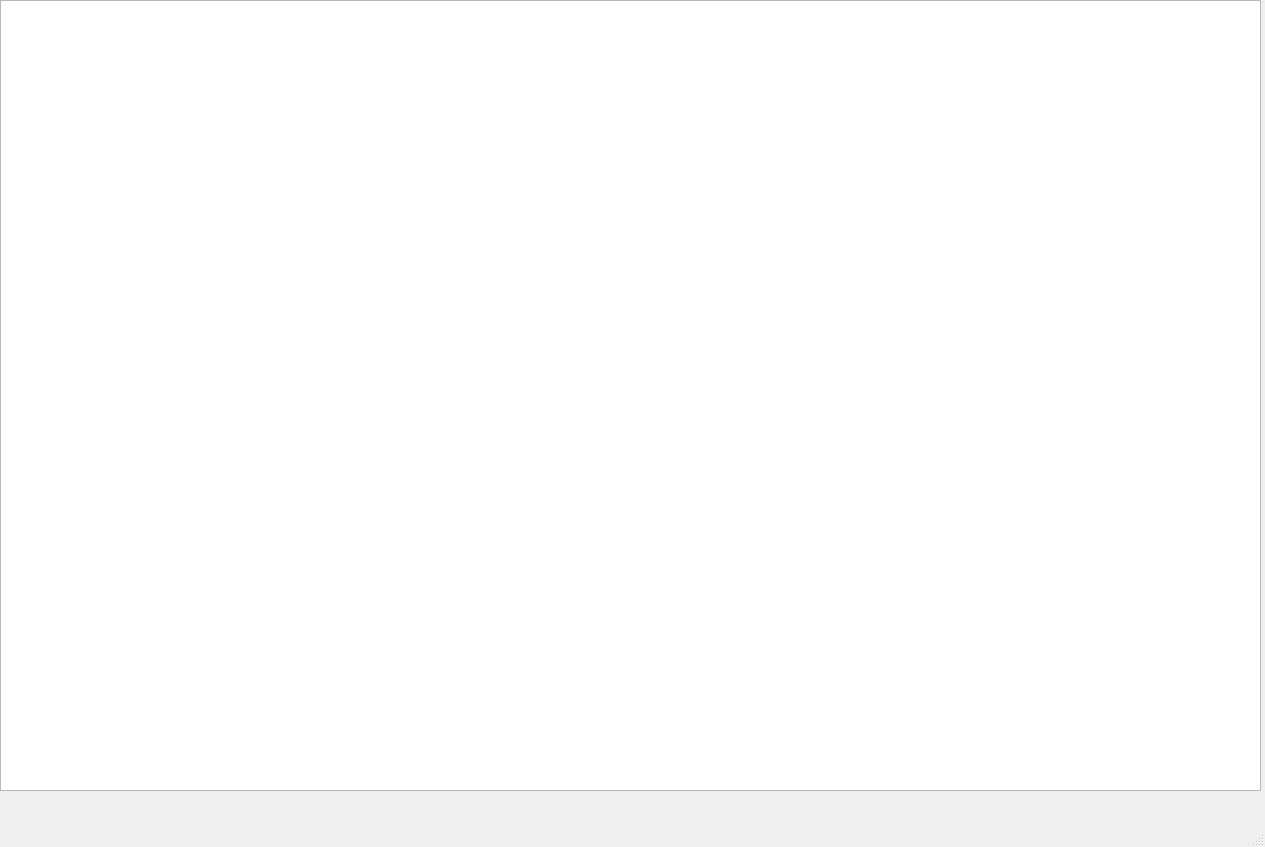
<?xml version="1.0" encoding="UTF-8"?>
<ui version="4.0">
 <class>MainWindow</class>
 <widget class="QMainWindow" name="MainWindow">
  <property name="geometry">
   <rect>
    <x>0</x>
    <y>0</y>
    <width>1265</width>
    <height>847</height>
   </rect>
  </property>
  <property name="windowTitle">
   <string>MainWindow</string>
  </property>
  <widget class="QWidget" name="centralwidget">
   <widget class="QTableWidget" name="view">
    <property name="geometry">
     <rect>
      <x>0</x>
      <y>0</y>
      <width>1261</width>
      <height>791</height>
     </rect>
    </property>
   </widget>
  </widget>
  <widget class="QMenuBar" name="menubar">
   <property name="geometry">
    <rect>
     <x>0</x>
     <y>0</y>
     <width>1265</width>
     <height>26</height>
    </rect>
   </property>
  </widget>
  <widget class="QStatusBar" name="statusbar"/>
 </widget>
 <resources/>
 <connections/>
</ui>
